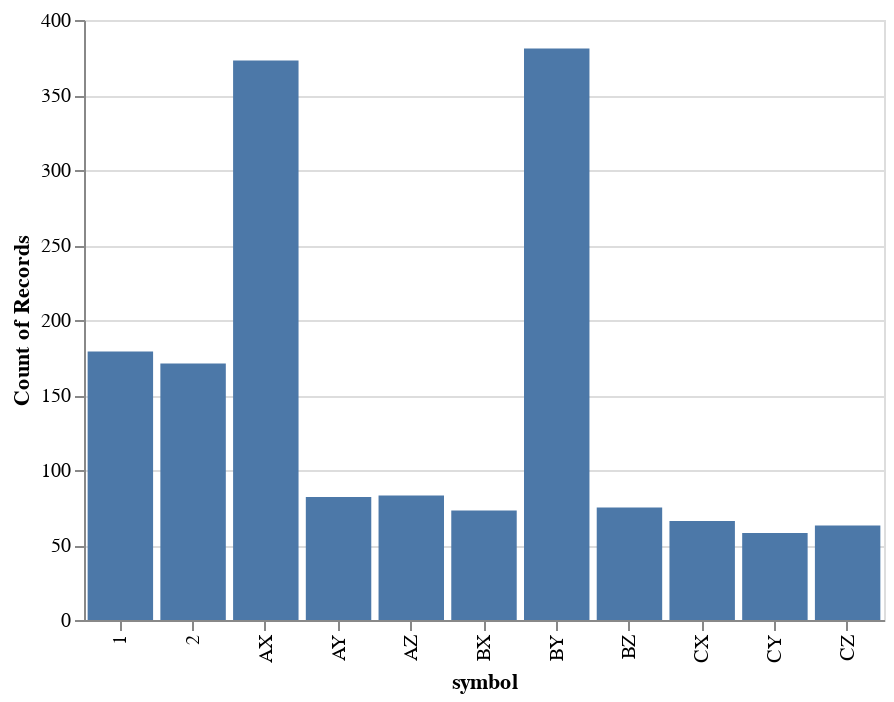

The notebook cell saved with this chart:
### Code cell
# Create dataframe for viz
df = pd.DataFrame(data=out_seq, columns=["symbol"])
print(len(out_seq))
# contruct a char

alt.Chart(data=df).mark_bar().encode(
    x="symbol",
    y="count()"
).interactive()

### Figure 1 — Vega-Lite specification as saved in the notebook (floating-point values rounded to 4 significant figures; data arrays with more than 128 entries replaced by an {"elided": "..."} marker saying what was removed)
{"$schema": "https://vega.github.io/schema/vega-lite/v2.6.0.json", "config": {"view": {"height": 300, "width": 400}}, "data": {"name": "data-7cfd716f50df6e1876275f0547359fd8"}, "datasets": {"data-7cfd716f50df6e1876275f0547359fd8": {"elided": "1604 records"}}, "encoding": {"x": {"field": "symbol", "type": "nominal"}, "y": {"aggregate": "count", "type": "quantitative"}}, "mark": "bar", "selection": {"selector001": {"bind": "scales", "encodings": ["x", "y"], "mark": {"fill": "#333", "fillOpacity": 0.125, "stroke": "white"}, "on": "[mousedown, window:mouseup] > window:mousemove!", "resolve": "global", "translate": "[mousedown, window:mouseup] > window:mousemove!", "type": "interval", "zoom": "wheel!"}}}
